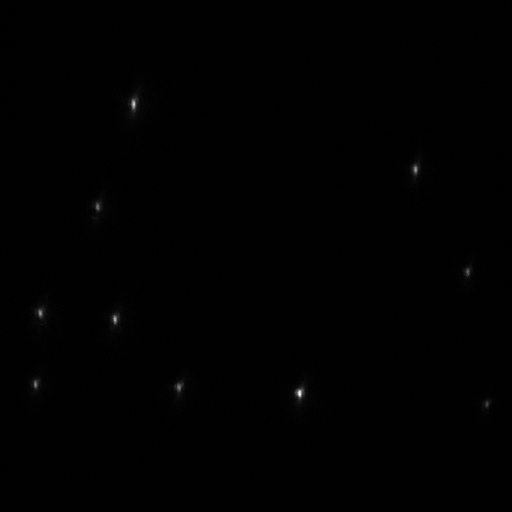
#> input picture X2110-Camera/100x/beads-6/680-5.tif, 512 x 512 px
$ python wavelength_calculation_two_colors.py
#> lines starting #> are read from the running program, lines starting #| are printed output that depends on the picture
# =============================================================================
# This code calculates the wavelength based on the calibration of the prism.
# Input: image files with the different colors on imageFiles variable
# Output: graphs of the spectra by wavelength
# coef variable is the 3rd polynomial coefcients from the prism calibration
# Code written by Andre Thomaz 1/22/2018
# =============================================================================


#import seaborn as sns
#sns.set()
import matplotlib.pyplot as plt
import numpy as np
from mpl_toolkits.mplot3d import Axes3D
import scipy.optimize as sp
from skimage.feature import peak_local_max
from PIL import Image
from scipy import sparse
#from scipy.spatial import distance
import pandas as pd


plt.close('all')

#####################################################################################
def twoD_Gaussian(x_y, offset, amplitude, xo, yo, sigma_x, sigma_y, theta):
    x, y = x_y
    xo = float(xo)
    yo = float(yo)
    a = (np.cos(theta)**2)/(2*sigma_x**2) + (np.sin(theta)**2)/(2*sigma_y**2)
    b = -(np.sin(2*theta))/(4*sigma_x**2) + (np.sin(2*theta))/(4*sigma_y**2)
    c = (np.sin(theta)**2)/(2*sigma_x**2) + (np.cos(theta)**2)/(2*sigma_y**2)
    g = offset + amplitude*np.exp( - (a*((x-xo)**2) + 2*b*(x-xo)*(y-yo)
                            + c*((y-yo)**2)))
    return g.ravel()

###################################################################################


imagesFiles = [ '680-5.tif',  'red-5.tif', 'green-5.tif']


image = Image.open(imagesFiles[0])
#> image is the input picture: PIL image 512x512 I;16; min 71, max 14115, mean 143.1
im_red = Image.open(imagesFiles[1])
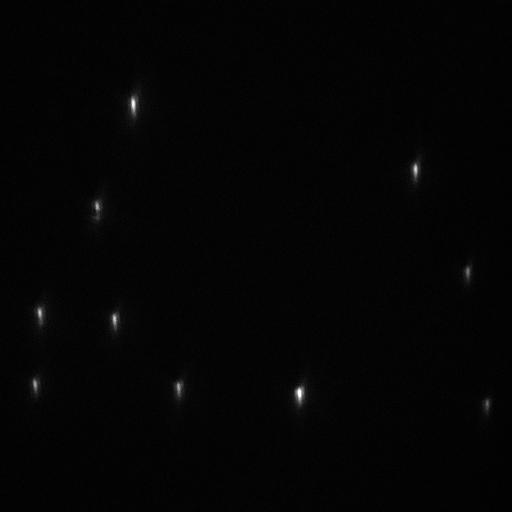
#> input picture X2110-Camera/100x/beads-6/red-5.tif, 512 x 512 px
#> im_red is the input picture: PIL image 512x512 I;16; min 86, max 15885, mean 384.4
im_green = Image.open(imagesFiles[2])
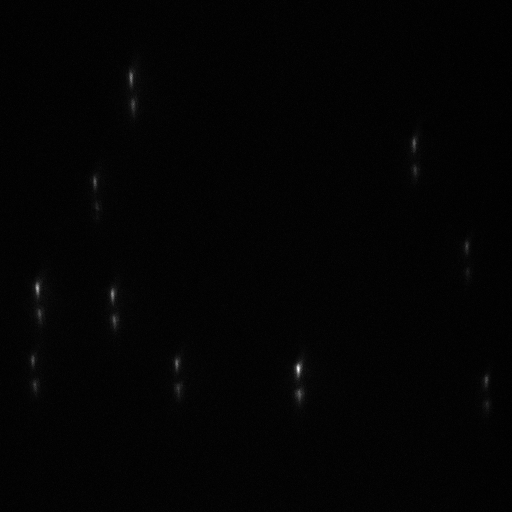
#> input picture X2110-Camera/100x/beads-6/green-5.tif, 512 x 512 px
#> im_green is the input picture: PIL image 512x512 I;16; min 76, max 13692, mean 295


image = np.array(image)

#Check treshold, otherwise it may find more than one peak
thr_base = np.max(image)-35*np.std(image)
#> thr_base = 6345.7
peaks_base = peak_local_max(image, min_distance=5, threshold_abs=thr_base)
#> peaks_base = [[394, 299], [104, 133], [318, 114], [169, 415], [312, 40], [385, 35], [387, 179]]
peaks_base[:,0], peaks_base[:,1] = peaks_base[:,1], peaks_base[:,0].copy()

#Define the size of the box/rectangle to crop the image to find peaks
x_sides = 18
y_top = 50 #if one of the colors is too far away from 680nm rectangle
y_bot = 20


#if points are to close to the borders dont consider it
delete_base = []
for i,points in enumerate(peaks_base):
    if points[1]-y_top<0:                             #if point is too close to the top
        delete_base.append(i)
    elif points[1] + y_bot >image.shape[0]:           #if point is too close to the bottom
        delete_base.append(i)
    if points[0] + 10 > image.shape[1]:               #if point is too close to the right
        delete_base.append(i)
    if points[0] - 10 < 0:                            #if point is too close to the left
        delete_base.append(i)
#> this loop made 7 passes
#> points on passes 1 to 7: [299, 394], [133, 104], [114, 318], [415, 169], [40, 312], [35, 385], [179, 387]
#> after the loop, delete_base = []
peaks_base = np.delete(peaks_base, delete_base, 0)
#> peaks_base = [[299, 394], [133, 104], [114, 318], [415, 169], [40, 312], [35, 385], [179, 387]]

#peaks_base = np.copy(peaks_base[0:6,:]) #Fix this!!!!!!!!!!!!!!!!!!!!!!!
print(str(peaks_base.shape[0]) + ' 680 peaks')
#| 7 680 peaks

#plot image and detected peaks
plt.figure(1)
plt.imshow(image)
plt.grid('off')
plt.scatter(peaks_base[:,0], peaks_base[:,1], facecolor='none', edgecolor="white")

##############################################################################
im_red = np.array(im_red)


# [23 lines of commented-out code are left out]
im_green = np.array(im_green)

# [22 lines of commented-out code are left out]

base_centers = np.empty((0,2))
base_centers_trans = np.empty((0,2)) #trans is in the coordinate system of the masked image below

#if a detected color is to far from the reference peak we need to increase the y box height
box = x_sides
box_y_top = y_top
box_y_bot = y_bot

rows_y = box_y_top + box_y_bot

sumBase = np.empty((rows_y, peaks_base.shape[0])) #empty matrix to hold the collapsed sum of images/spectra


#fitting of a Gaussian to each detected peak before:

for i, peaks in enumerate(peaks_base):

    xmin = peaks[0] - box/2
    xmax = peaks[0] + box/2
    ymin = peaks[1] - box_y_top
    ymax = peaks[1] + box_y_bot

    x = np.arange(xmin, xmax,1)
    y = np.arange(ymin, ymax,1)

    Y, X = np.meshgrid(x,y) #note: meshgrid is needed to use an asymetric grid with plot_surface, I tried mgrid and it didn't work.

    imageMask =  image[int(np.min(X)):int(np.max(X))+1, int(np.min(Y)):int(np.max(Y))+1] #to mask it correctly we have to invert X and Y here
    imageMaskcopy =  np.copy(image)[int(np.min(X)):int(np.max(X))+1, int(np.min(Y)):int(np.max(Y))+1] #copy to do calculation in masked image coordinates


    sumBaseTemp = np.sum(imageMaskcopy, axis=1) #collapse the x direction to get spectra along y direction
    sumBase[:,i] = sumBaseTemp

    ig = (np.min(imageMask), np.max(imageMask) , peaks[1]+0.5, peaks[0]+0.5, 2.0, 2.0, 0.0) #0.5 used to force fit because peaks were to close to the fit
    inpars, pcov = sp.curve_fit(twoD_Gaussian,(X,Y), imageMask.ravel(), p0=ig, maxfev=20000)
    fit3 = twoD_Gaussian((Y, X), *inpars).reshape(X.shape[0], Y.shape[1])

    base_centers = np.append (base_centers, [[inpars[2], inpars[3]]], axis=0)
    base_centers_trans = np.append (base_centers_trans, [[inpars[2]-ymin, inpars[3]-xmin]], axis=0) #parameters minx ymin and xmin to translate
#> this loop made 7 passes
#> (peaks, xmin, xmax, ymin, ymax, ig) on pass 1: ([299, 394], 290, 308, 344, 414, (80, 14115, 394.5, 299.5, 2, 2, 0))
                                                                                                    # [29 lines of commented-out code are left out]
base_centers[:, 0], base_centers[:, 1] = base_centers[:, 1], base_centers[:, 0].copy() #invert back to X,Y order
#base_centers_trans = np.array([base_centers_trans_temp][0])
base_centers_trans[:, 0], base_centers_trans[:, 1] = base_centers_trans[:, 1], base_centers_trans[:, 0].copy() #invert back to X,Y order
#print(str(base_centers.shape[0]) + ' 680 peaks cleaned')
#
#Test Peaks fitting
plt.figure(2)
plt.imshow(image)
plt.grid('off')
plt.scatter(peaks_base[:,0], peaks_base[:,1], facecolor='none', edgecolor="g")
plt.scatter(base_centers[:,0], base_centers[:,1], facecolor='none', edgecolor="r")

#######################################################################################################


#if a detected color is to far from the reference peak we need to increase the y box height
box = x_sides
box_y_top = y_top
box_y_bot = y_bot


rows_y = box_y_top + box_y_bot


sumRed = np.empty((rows_y, base_centers.shape[0]))

for i,peaks in enumerate(peaks_base):

    xmin = peaks[0] - box/2
    xmax = peaks[0] + box/2
    ymin = peaks[1] - box_y_top
    ymax = peaks[1] + box_y_bot

    x = np.arange(xmin, xmax,1)
    y = np.arange(ymin, ymax,1)

    Y, X = np.meshgrid(x,y) #note: meshgrid is needed to use an asymetric grid with plot_surface, I tried mgrid and it didn't work

    redMask =  im_red[int(np.min(X)):int(np.max(X))+1, int(np.min(Y)):int(np.max(Y))+1] #to mask it correctly we have to invert X and Y here
    redMaskcopy =  np.copy(im_red)[int(np.min(X)):int(np.max(X))+1, int(np.min(Y)):int(np.max(Y))+1]

    sumRedTemp = np.sum(redMaskcopy, axis=1)
    sumRed[:,i] = sumRedTemp
#> this loop made 7 passes

    # [9 lines of commented-out code are left out]
box = x_sides
box_y_top = y_top
box_y_bot = y_bot


rows_y = box_y_top + box_y_bot
#rows_y += 1


sumGreen = np.empty((rows_y, base_centers.shape[0]))

for i,peaks in enumerate(peaks_base):

    xmin = peaks[0] - box/2
    xmax = peaks[0] + box/2
    ymin = peaks[1] - box_y_top
    ymax = peaks[1] + box_y_bot

    x = np.arange(xmin, xmax,1)
    y = np.arange(ymin, ymax,1)

    Y, X = np.meshgrid(x,y) #note: meshgrid is needed to use an asymetric grid with plot_surface, I tried mgrid and it didn't work


    greenMask = im_green[int(np.min(X)):int(np.max(X))+1, int(np.min(Y)):int(np.max(Y))+1] #to mask it correctly we have to invert X and Y here

    greenMaskcopy =  np.copy(im_green)[int(np.min(X)):int(np.max(X))+1, int(np.min(Y)):int(np.max(Y))+1]
    sumGreenTemp = np.sum(greenMaskcopy, axis=1)

    sumGreen[:,i] = sumGreenTemp

#    fig = plt.figure(i+10)
#    ax1 = fig.gca(projection='3d')
#    ax1.plot_surface(X, Y, greenMask, cmap="jet", linewidth=0, antialiased=False, alpha=0.5)


#########################################################################################################
#Function to remove baseline by "Asymmetric Least Squares Smoothing" by P. Eilers and H. Boelens 2005
def baseline_als(y, lam, p, niter=10):
  L = len(y)
  D = sparse.csc_matrix(np.diff(np.eye(L), 2))
  w = np.ones(L)
  for i in range(niter):
    W = sparse.spdiags(w, 0, L, L)
    Z = W + lam * D.dot(D.transpose())
    z = sparse.linalg.spsolve(Z, w*y)
    w = p * (y > z) + (1-p) * (y < z)
  return z


#Wavelength Calculation
#coef comes from the calibration => coefficient of a 3rd order polynomial
coef = np.array([
0.0001042,  0.0304,  4.435,  680])

p = np.poly1d(coef)

#In this case there is some leaking between the channels and also because the mask box is big a lot of the
#masked image is background, setting this intervals to 0 takes care of this
sumGreen[36:,:] = 0
#sumGreen[35:,:] = 0
sumRed[0:34,:] = 0
sumBase[0:35,:] = 0


#Tables to hold spectral mean for each channel
spectralMeanTableRed = np.empty((np.shape(base_centers_trans)[0],1))
spectralMeanTableGreen = np.empty((np.shape(base_centers_trans)[0],1))
spectralMeanTableBase = np.empty((np.shape(base_centers_trans)[0],1))
wavelengthTable = []


#for each center in the translated coordinate system of the masked image calculates the new wavelenght calibration
#by making the fitted center zero pixel displacement and applying the 3rd polynomial
for i, centers in enumerate(base_centers_trans):
    pixels = np.arange(0,rows_y,1)
    x_center = centers[0]
    y_center = centers[1]
    pixels_x = pixels - x_center
    pixels_y = pixels - y_center
    pixel_disp = p(pixels_y)


    sumNormRed = (sumRed[:,i]) /np.max(sumRed[:,i])
    sumNormGreen = (sumGreen[:,i]) /np.max(sumGreen[:,i])
    sumNormBase = (sumBase[:,i])/np.max(sumBase[:,i])

    #Save spectra by wavelength
    wavelengthTable.append(list(pixel_disp.T))
    wavelengthTable.append(list(sumNormRed.T))
    wavelengthTable.append(list(sumNormGreen.T))

    #Spectral mean Calculation (wavelength average weighted by intensity)
    spectralMeanRed = np.sum(np.multiply(sumRed[:,i],pixel_disp))/np.sum(sumRed[:,i])

    spectralMeanGreen = np.sum(np.multiply(sumGreen[:,i],pixel_disp))/np.sum(sumGreen[:,i])

    spectralMeanBase = np.sum(np.multiply(sumBase[:,i],pixel_disp))/np.sum(sumBase[:,i])


    spectralMeanTableRed[i,0] = spectralMeanRed
    spectralMeanTableGreen[i,0] = spectralMeanGreen
    spectralMeanTableBase[i,0] = spectralMeanBase


    plt.figure(4)
    plt.scatter([680.0],spectralMeanRed )
    plt.scatter([580.0],spectralMeanGreen )
    # [7 lines of commented-out code are left out]
    if i not in [100]:
        plt.figure(6)
        ##        zz = baseline_als(sumRed[30:,i], 1000000, 0.0001)
        ##        corre = sumRed[30:,i]-zz
        ##        corre = corre/np.max(corre)
        plt.plot(pixel_disp[34:],sumNormRed[34:], label=i)
        #plt.plot(pixel_disp,sumNormBase, label=i)
        #    #plt.legend()
        #
        #
        plt.plot(pixel_disp[0:34],sumNormGreen[0:34], label=i)
        #plt.legend()
        plt.xlim(550,800)
#> this loop made 7 passes
#> centers on passes 1 to 7: [9.23, 48.79], [9.26, 49.7], [9.67, 50.89], [9.08, 50.05], [8.99, 50.6], [9.23, 48.83], [8.65, 49.78]
#        plt.xlim(640,720)
#        plt.ylim(0,1.2)
#
#Plot spectral mean for each color/dye
plt.figure(3)
plt.errorbar([580.0], np.mean(spectralMeanTableGreen),yerr=np.std(spectralMeanTableGreen), marker='o', markersize=5)
plt.errorbar([680.0], np.mean(spectralMeanTableRed), yerr=np.std(spectralMeanTableRed), marker='o', markersize=5)
#plt.errorbar([680.0], np.mean(spectralMeanTableBase), yerr=np.std(spectralMeanTableBase), marker='o', markersize=5)
plt.xticks(np.arange(560,750,20))
plt.yticks(np.arange(560,750,20))
plt.xlim(570,700)
plt.ylim(560,720)
plt.grid('on')
plt.xlabel('Nominal Wavelength (nm)')
plt.ylabel('Spectral Mean (nm)')

#
df = pd.DataFrame(wavelengthTable)
df = df.T
col_names = ['Wavelength', 'Red', 'Green']

df.columns = col_names*(int(len(df.columns)/3))
file_name = imagesFiles[0].split('-')
file_name = file_name[1].split('.')

writer = pd.ExcelWriter('output-' + file_name[0] + '.xlsx')
df.to_excel(writer,'Sheet1')
#> (the run stopped early here; a loop or call above may not have finished)
